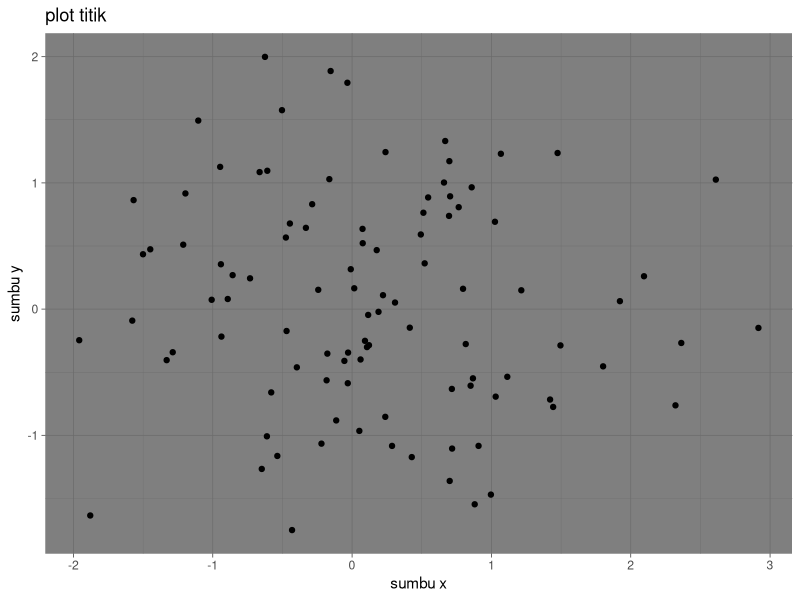
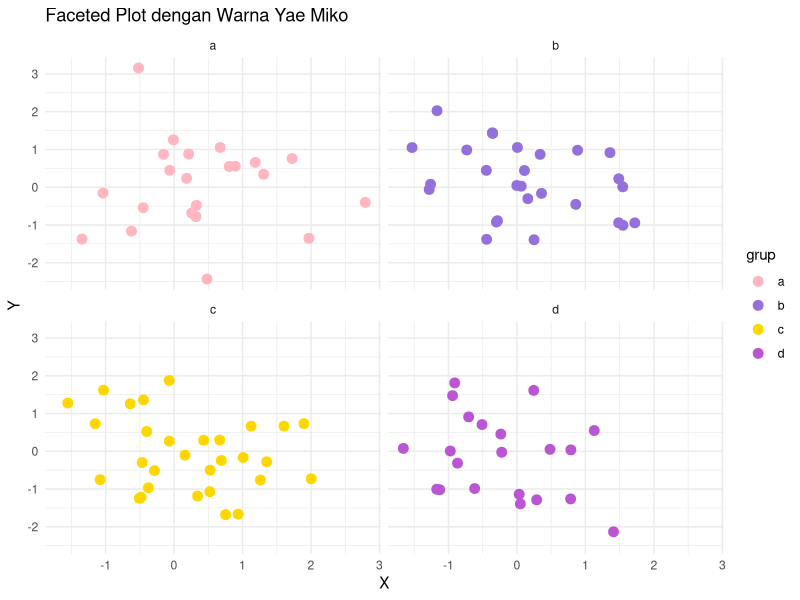
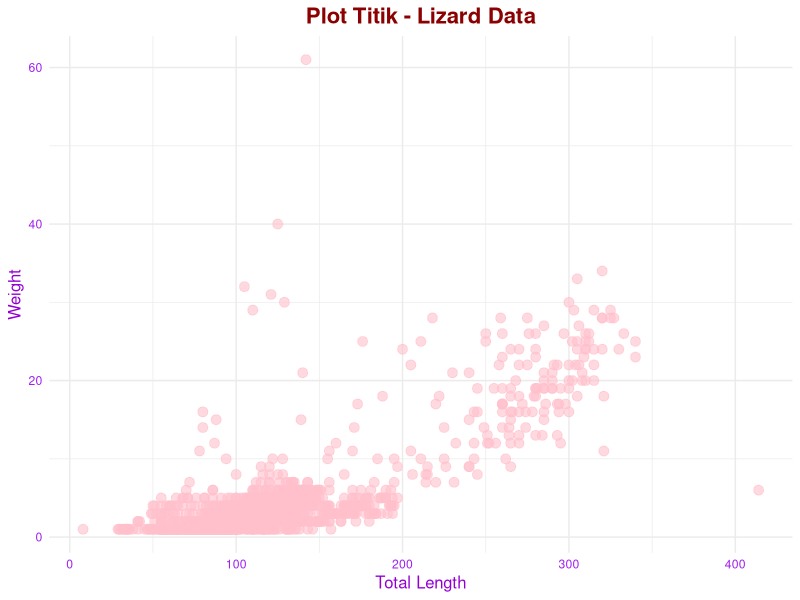
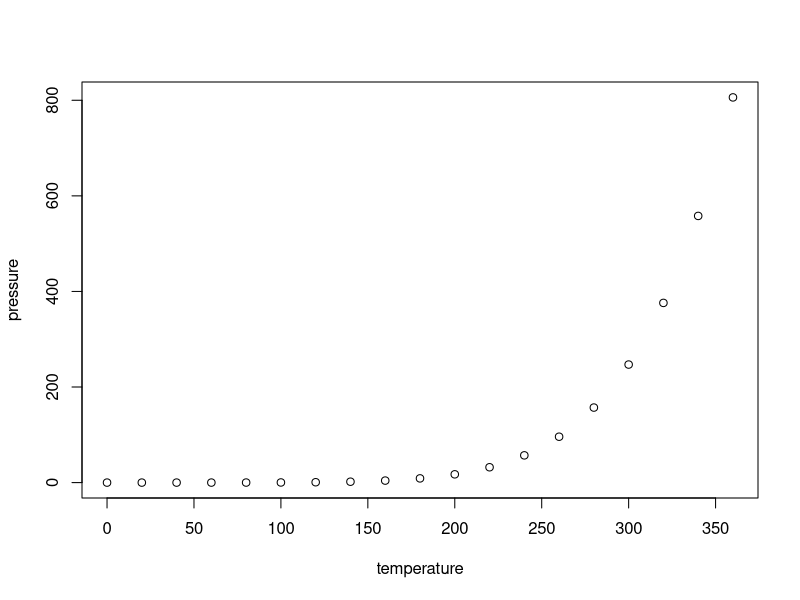

Generate these figures, in order, with R:
## ---- chunk 1
knitr::opts_chunk$set(echo = TRUE)
## ---- chunk 2
#muat library ggplot2
library(ggplot2)

#buat data frame contoh
data <- data.frame(x = rnorm(100), y = rnorm(100))

#buat plot titik
ggplot(data, aes (x = x, y = y )) + 

#buat plot titik dengan label dan tema kustom
geom_point() + 
  labs(title = "plot titik", x = "sumbu x", y = "sumbu y") +
  theme_dark()

## ---- chunk 3
# Buat data frame
data <- data.frame(
  x = rnorm(100),
  y = rnorm(100),
  grup = sample(letters[1:4], 100, replace = TRUE)  # Kelompok: "a", "b", "c", "d"
)

# Plot dengan tema warna Yae Miko
library(ggplot2)

ggplot(data, aes(x = x, y = y, color = grup)) +
  geom_point(size = 3) +
  facet_wrap(~ grup) +
  scale_color_manual(values = c(
    "a" = "#FFB6C1",  # Pink lembut (inspirasi warna rambut Yae Miko)
    "b" = "#9370DB",  # Ungu medium (tema Electro Vision)
    "c" = "#FFD700",  # Emas (aksen detail Yae Miko)
    "d" = "#BA55D3"   # Ungu gelap (kekuatan elegan)
  )) +
  theme_minimal() +
  labs(
    title = "Faceted Plot dengan Warna Yae Miko",
    x = "X",
    y = "Y"
  )

## ---- chunk 4
library(readr)
lizards <- read.csv("lizards.csv")
View(lizards)
# Load library ggplot2
library(ggplot2)

# Ngeload data
lizards <- read.csv("lizards.csv")

# Tampilin data
View(lizards)

# Nggunakake ggplot kanggo plot data
ggplot(lizards, aes(x = total_length, y = weight)) +
  geom_point(color = "pink", size = 3, alpha = 0.6) +  # Titik nganggo warna pink
  labs(title = "Plot Titik - Lizard Data", x = "Total Length", y = "Weight") +
  theme_minimal() +  # Tema minimalis
  theme(
    plot.title = element_text(hjust = 0.5, size = 16, face = "bold", color = "darkred"),  # Judul nganggo warna merah tua
    axis.title = element_text(size = 12, color = "darkviolet"),  # Judul sumbu nganggo ungu
    axis.text = element_text(color = "purple")  # Teks axis nganggo ungu
  )

## ---- chunk 5

## ---- chunk 6
print('pengolahan data berdasarkan ')
## ---- chunk 7
library(readr)
iris <- read_csv("iris.csv")
View(iris)
## ---- chunk 8
summary(cars)
## ---- chunk 9
plot(pressure)
